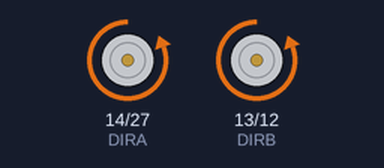
Bench run of a sketch on a simulated ESP32. Parts: direction and speed pins drawn as motors (green arrow = direction pin HIGH = forward, orange = LOW = backward, longer = more drive).

Above: at 1.0 s.
At 3.0 s:
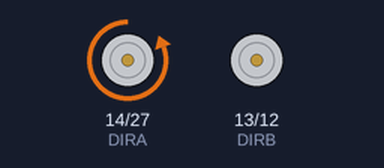
At 5.0 s:
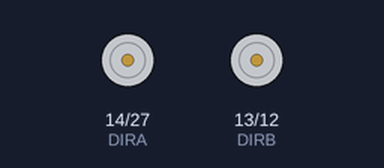
At 7.0 s:
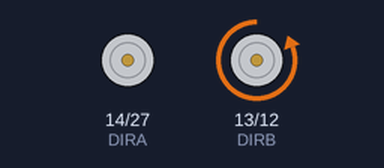
Timing chart, 0 to 10.4 s (numbered marks = the images above):
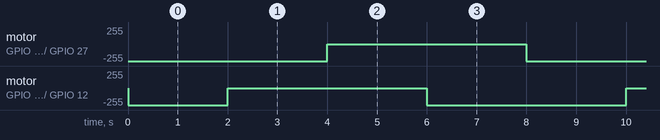

The sketch:

testMotors.ino
```cpp
//pins for motors
#define PWMA 27
#define DIRA 14
#define PWMB 12
#define DIRB 13
#define PULSE 312

struct Tick {
  const uint8_t PIN;
  uint32_t numberTicks;
  bool tickOn;
};

Tick encoder1 = {16, 0, false};
Tick encoder2 = {17, 0, false};

void setup() {
  // put your setup code here, to run once:
  pinMode( PWMA, OUTPUT);
  pinMode( DIRA, OUTPUT);
  pinMode( PWMB, OUTPUT);
  pinMode( DIRB, OUTPUT);

  pinMode(encoder1.PIN, INPUT_PULLUP);
  pinMode(encoder2.PIN, INPUT_PULLUP);
  Serial.begin(115200);

}

void loop() {
  //Serial.println(".");
  //delay(1);
  // put your main code here, to run repeatedly:
  digitalWrite(PWMA,HIGH );
  digitalWrite(DIRA, LOW);
  digitalWrite(PWMB,HIGH );
  digitalWrite(DIRB, LOW);
  delay(2000);
    digitalWrite(PWMA, HIGH );
  digitalWrite(DIRA, LOW);
  digitalWrite(PWMB,LOW );
  digitalWrite(DIRB, HIGH);
    delay(2000);
  digitalWrite(PWMA,LOW );
  digitalWrite(DIRA, HIGH);
  digitalWrite(PWMB,LOW );
  digitalWrite(DIRB, HIGH);
  delay(2000);
  digitalWrite(PWMA,LOW );
  digitalWrite(DIRA, HIGH);
  digitalWrite(PWMB,HIGH );
  digitalWrite(DIRB, LOW);
  delay(2000);
}
```

Measured:
- by itself, motor on GPIO 14 (DIRA) / GPIO 27 (PWMA): alternates backward 255/255 for 4.0 s and stopped for 4.0 s
- by itself, motor on GPIO 13 (DIRB) / GPIO 12 (PWMB): repeats every 8.0 s: stopped 4.0 s, backward 255/255 4.0 s
